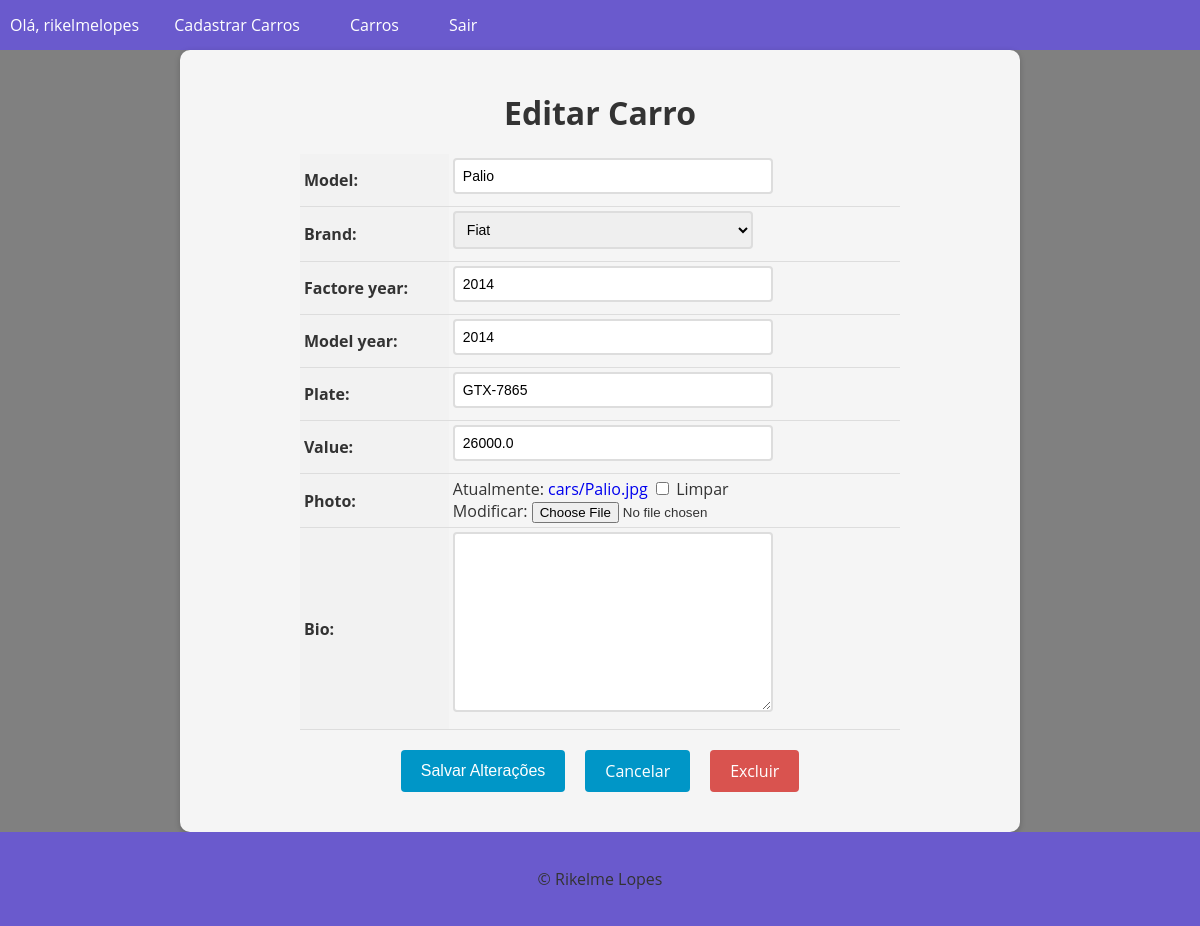
The app's page /car/4/update/ (signed in) with its own data.
### cars/models.py (models this page shows, shortened)
class Car (models.Model):
    id = models.AutoField(primary_key=True)
    model = models.CharField(max_length=200)
    brand = models.ForeignKey(Brand, on_delete= models.PROTECT, related_name= 'car_brand')
    factore_year = models.IntegerField(blank=True , null=True)
    model_year = models.IntegerField(blank=True , null=True)
    plate = models.CharField(max_length=10, blank=True, null=True)
    value = models.FloatField(blank=True , null=True)
    photo = models.ImageField(upload_to='cars/', blank=True, null=True)
    bio = models.TextField(blank=True,null=True)

class Brand (models.Model):
    id = models.AutoField(primary_key=True)
    name = models.CharField(max_length=200)
    def __str__(self):
        return self.name

### cars/views.py (the view, shortened to what this page needs)
# urls.py: path('car/<int:pk>/update/', CarUpdateView.as_view(), name= 'car_update'),
@method_decorator(login_required(login_url='login'), name='dispatch')
class CarUpdateView(UpdateView):
    model = Car
    form_class =CarModelForm
    template_name = 'car_update.html'
    success_url = '/cars/'

### cars/forms.py (shortened to what this page needs)
class CarModelForm(forms.ModelForm):
    class Meta:
        model = Car
        fields = '__all__'

### cars/templates/car_update.html (shortened to what this page needs)
{% extends "base.html" %} {% block content %}
<form method="post" enctype="multipart/form-data">
  <h1>Editar Carro</h1>
  <table>
    {{ form.as_table }}
  </table>
  <div>
    <div class="buttons-container">
      <input type="submit" value="Salvar Alterações" class="btn btn-primary" />
      <a href="{% url 'cars_list' %}" class="btn btn-secondary">Cancelar</a>
      <a href="{% url 'car_delete' pk=object.pk %}" class="btn btn-danger"
        >Excluir</a
      >
    </div>
  </div>
</form>
{% endblock %}

### app/templates/base.html (shortened to what this page needs)
<!DOCTYPE html>
<html lang="en">
  <head>
  </head>
  <body>
    <header>
      <nav>
        <ul>
          {% if user.is_authenticated%}
          <li>Olá, {{user.username}}</li>
          <li><a href="{% url 'new_car' %}">Cadastrar Carros</a></li>
          {% endif %}
          <li><a href="{% url 'cars_list' %}">Carros</a></li>
          {% if user.is_authenticated%}
          <li><a href="{% url 'logout' %}">Sair</a></li>
          {%endif%}
        </ul>
      </nav>
    </header>
    <main>{% block content %} {% endblock %}</main>
    <footer>
      <p>&copy; Rikelme Lopes</p>
    </footer>
  </body>
</html>

### app/templates/base.html (style rules this page uses)
body { font-family: "Open Sans", sans-serif; background-color: Gray; color: #333; margin: 0; padding: 0; }
header { background-color: "SlateBlue"; color: #fff; text-align: center; }
footer { background-color: SlateBlue; color: #333; padding: 20px; text-align: center; }
nav { background-color: SlateBlue; color: #fff; height: 50px; display: flex; justify-content: space-between; align-items: center; }
nav ul { list-style: none; margin: 0; padding: 0; display: flex; }
nav ul li { margin: 0 10px; }
nav ul li a { color: #fff; text-decoration: none; font-size: 16px; padding: 15px; transition: all 0.3s ease; }

### cars/templates/car_update.html (style rules this page uses)
form { max-width: 800px; margin: 0 auto; padding: 20px; background-color: #f5f5f5; border-radius: 10px; box-shadow: 0 2px 6px rgba(0, 0, 0, 0.2); }
form h1 { font-size: 2rem; margin-bottom: 20px; text-align: center; }
table { margin: 0 auto; border-collapse: collapse; width: 100%; max-width: 600px; }
th, td { padding: 4px; text-align: left; border-bottom: 1px solid #ddd; }
th { background-color: #f2f2f2; }
input[type="text"], input[type="number"], select, textarea { padding: 8px; font-size: 14px; border: 2px solid #ddd; border-radius: 4px; width: 100%; max-width: 300px; margin-bottom: 8px; transition: border-bottom-color 0.3s ease-in-out; }
.btn { background-color: #0096c7; color: #fff; border: none; padding: 10px 20px; font-size: 16px; border-radius: 4px; cursor: pointer; transition: background-color 0.3s ease-in-out; }
.buttons-container { display: flex; justify-content: center; margin-top: 20px; margin-bottom: 20px; }
.btn { display: inline-block; background-color: #0096c7; color: #fff; border: none; padding: 10px 20px; font-size: 16px; border-radius: 4px; cursor: pointer; transition: background-color 0.3s ease-in-out; margin: 0 10px; }
.btn-danger { background-color: #d9534f; text-decoration: none !important; }
a { text-decoration: none !important; }

### records on screen
Car: model "Palio", brand "Fiat", factore_year "2014", model_year "2014", plate "GTX-7865", value "26000.0"

### other values on screen
{{ user.username }} "rikelmelopes"
